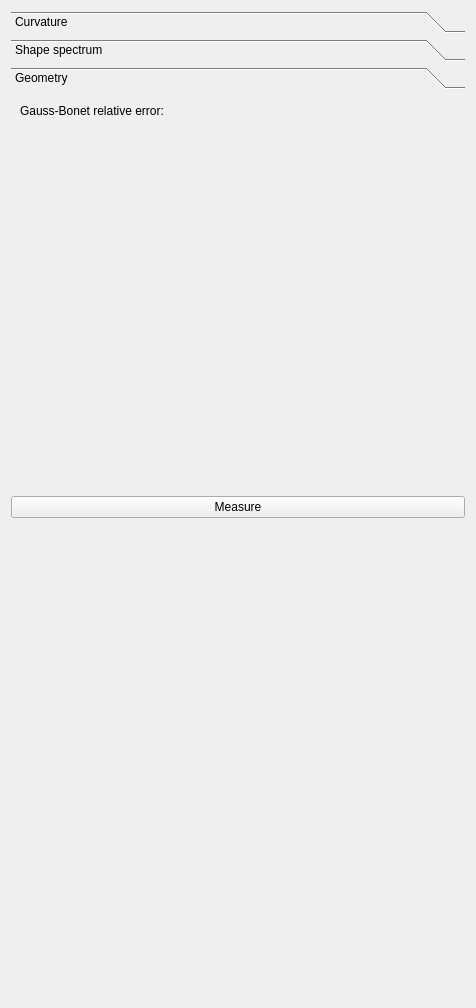
<?xml version="1.0" encoding="UTF-8"?>
<ui version="4.0">
 <class>Form</class>
 <widget class="QWidget" name="Form">
  <property name="geometry">
   <rect>
    <x>0</x>
    <y>0</y>
    <width>476</width>
    <height>1008</height>
   </rect>
  </property>
  <property name="windowTitle">
   <string>Form</string>
  </property>
  <layout class="QGridLayout" name="gridLayout">
   <item row="0" column="0">
    <widget class="QToolBox" name="toolBox">
     <property name="currentIndex">
      <number>2</number>
     </property>
     <widget class="QWidget" name="page_curvature">
      <property name="geometry">
       <rect>
        <x>0</x>
        <y>0</y>
        <width>458</width>
        <height>397</height>
       </rect>
      </property>
      <attribute name="label">
       <string>Curvature</string>
      </attribute>
      <layout class="QGridLayout" name="gridLayout_2">
       <item row="0" column="0">
        <widget class="QWidget" name="placeholder_curv" native="true"/>
       </item>
      </layout>
     </widget>
     <widget class="QWidget" name="page_power_spectrum">
      <property name="geometry">
       <rect>
        <x>0</x>
        <y>0</y>
        <width>458</width>
        <height>397</height>
       </rect>
      </property>
      <attribute name="label">
       <string>Shape spectrum</string>
      </attribute>
      <layout class="QGridLayout" name="gridLayout_3">
       <item row="0" column="0">
        <widget class="QWidget" name="placeholder_spectrum" native="true"/>
       </item>
      </layout>
     </widget>
     <widget class="QWidget" name="page_geometry">
      <property name="geometry">
       <rect>
        <x>0</x>
        <y>0</y>
        <width>458</width>
        <height>397</height>
       </rect>
      </property>
      <attribute name="label">
       <string>Geometry</string>
      </attribute>
      <layout class="QGridLayout" name="gridLayout_4">
       <item row="0" column="0">
        <widget class="QLabel" name="label">
         <property name="toolTip">
          <string>&lt;html&gt;&lt;head/&gt;&lt;body&gt;&lt;p&gt;The Gauss Bonnet test checks whether the approximated surface fullfills geometric properties. &lt;/p&gt;&lt;p&gt;&lt;br/&gt;&lt;/p&gt;&lt;p&gt;    From Wikipedia:&lt;/p&gt;&lt;p&gt;    &amp;quot;In the simplest application, the case of a triangle on a plane, the sum&lt;/p&gt;&lt;p&gt;    of its angles is 180 degrees.[1] The Gauss–Bonnet theorem extends this to&lt;/p&gt;&lt;p&gt;    more complicated shapes and curved surfaces, connecting the local and&lt;/p&gt;&lt;p&gt;    global geometries.&amp;quot;&lt;/p&gt;&lt;p&gt;&lt;br/&gt;&lt;/p&gt;&lt;p&gt;&lt;a href=&quot;https://en.wikipedia.org/wiki/Gauss%E2%80%93Bonnet_theorem&quot;&gt;&lt;span style=&quot; text-decoration: underline; color:#0000ff;&quot;&gt;Source&lt;/span&gt;&lt;/a&gt;&lt;/p&gt;&lt;/body&gt;&lt;/html&gt;</string>
         </property>
         <property name="text">
          <string>Gauss-Bonet relative error:</string>
         </property>
        </widget>
       </item>
       <item row="0" column="1">
        <widget class="QLabel" name="gauss_bonnet_relative_error">
         <property name="text">
          <string/>
         </property>
        </widget>
       </item>
       <item row="1" column="0">
        <spacer name="verticalSpacer_2">
         <property name="orientation">
          <enum>Qt::Vertical</enum>
         </property>
         <property name="sizeHint" stdset="0">
          <size>
           <width>20</width>
           <height>40</height>
          </size>
         </property>
        </spacer>
       </item>
      </layout>
     </widget>
    </widget>
   </item>
   <item row="1" column="0">
    <widget class="QPushButton" name="button_run_measurement">
     <property name="text">
      <string>Measure</string>
     </property>
    </widget>
   </item>
   <item row="2" column="0">
    <spacer name="verticalSpacer">
     <property name="orientation">
      <enum>Qt::Vertical</enum>
     </property>
     <property name="sizeHint" stdset="0">
      <size>
       <width>20</width>
       <height>40</height>
      </size>
     </property>
    </spacer>
   </item>
  </layout>
 </widget>
 <resources/>
 <connections/>
</ui>
